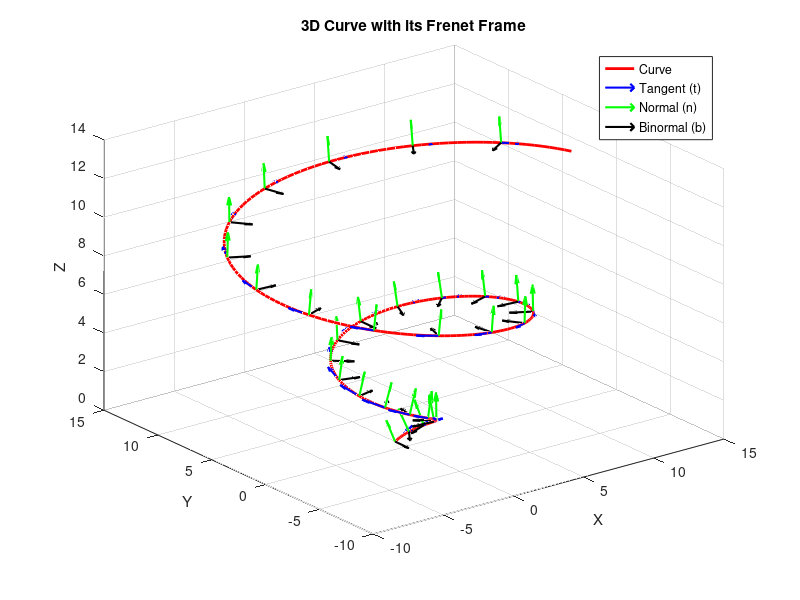

This figure's MATLAB source:
% 参数化曲线的定义
t = linspace(0, 4*pi, 300); % 参数t
x = sin(t)+t.*cos(t); % x(t)
y = cos(t)-t.*sin(t); % y(t)
z = t;      % z(t)

% 通过参数方程计算曲线上的点
curve = [x; y; z];

% 曲线的一阶导数（切向量）
dx = gradient(x); % 对x求导
dy = gradient(y); % 对y求导
dz = gradient(z); % 对z求导
T = [dx; dy; dz];
T_mag = sqrt(sum(T.^2, 1)); % 计算向量大小
T_unit = T ./ T_mag; % 单位化

% 曲线的二阶导数（计算曲率向量）
ddx = gradient(dx);
ddy = gradient(dy);
ddz = gradient(dz);
d2r = [ddx; ddy; ddz];
curvature_vector = cross(T, d2r, 1);
curvature_vector_mag = sqrt(sum(curvature_vector.^2, 1));
N = -curvature_vector ./ curvature_vector_mag; % 主法向量N的计算有误，应修正为通过曲率向量计算

% 计算副法向量B
B = cross(T_unit ,N ,1); % T x N -> B

% 绘制原曲线
plot3(x, y, z, 'r', 'LineWidth', 2);
hold on;
grid on;

% 在曲线上的几个点绘制Frenet标架
indices = 1:10:length(t); % 选择几个点进行标架的绘制
scale = 1.5; % 矢量缩放因子，调整以适合绘图
for i = indices
    % 绘制切向量
    quiver3(x(i), y(i), z(i), scale*T_unit(1,i), scale*T_unit(2,i), scale*T_unit(3,i), 'b', 'LineWidth', 1.5);
    % 绘制主法向量
    quiver3(x(i), y(i), z(i), scale*N(1,i), scale*N(2,i), scale*N(3,i), 'g', 'LineWidth', 1.5);
    % 绘制副法向量
    quiver3(x(i), y(i), z(i), scale*B(1,i), scale*B(2,i), scale*B(3,i), 'k', 'LineWidth', 1.5);
end
hold off;
title('3D Curve with its Frenet Frame');
xlabel('X'), ylabel('Y'), zlabel('Z');
legend('Curve', 'Tangent (t)', 'Normal (n)', 'Binormal (b)');
